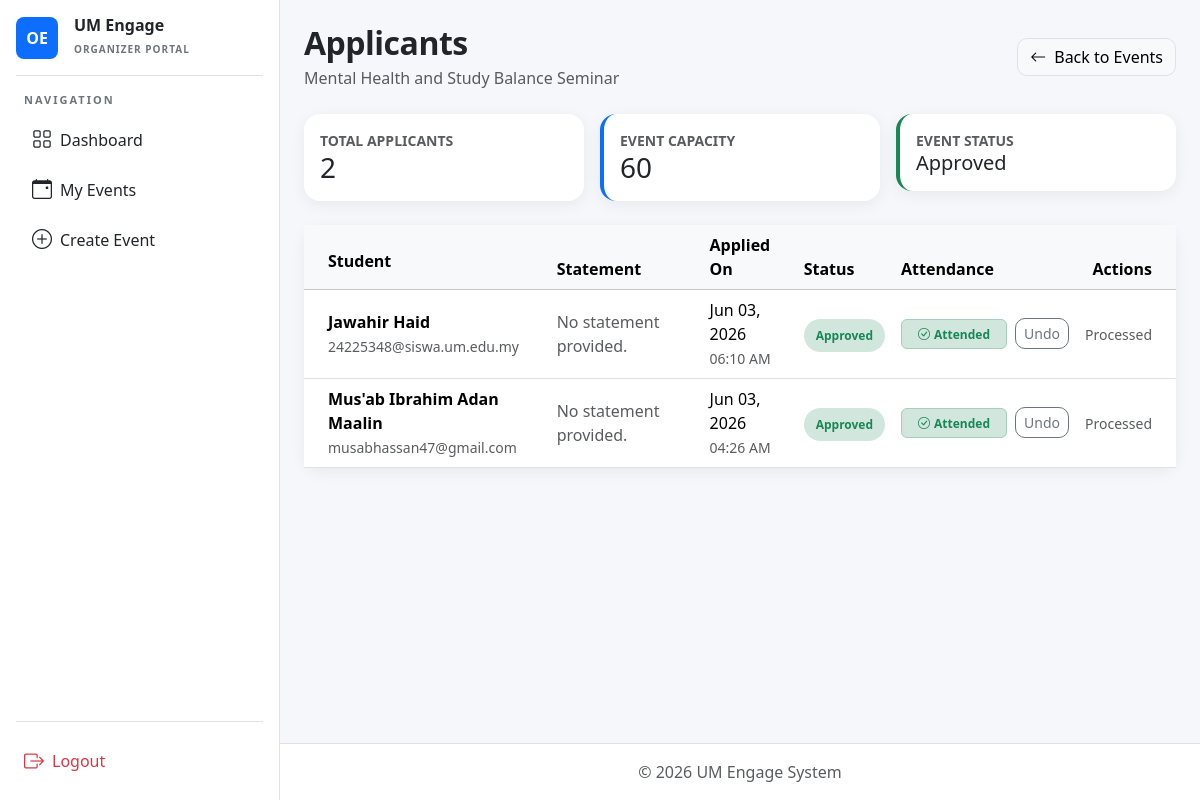
Page /organizer/events/6/applicants/ (signed in) on the earlier database version.
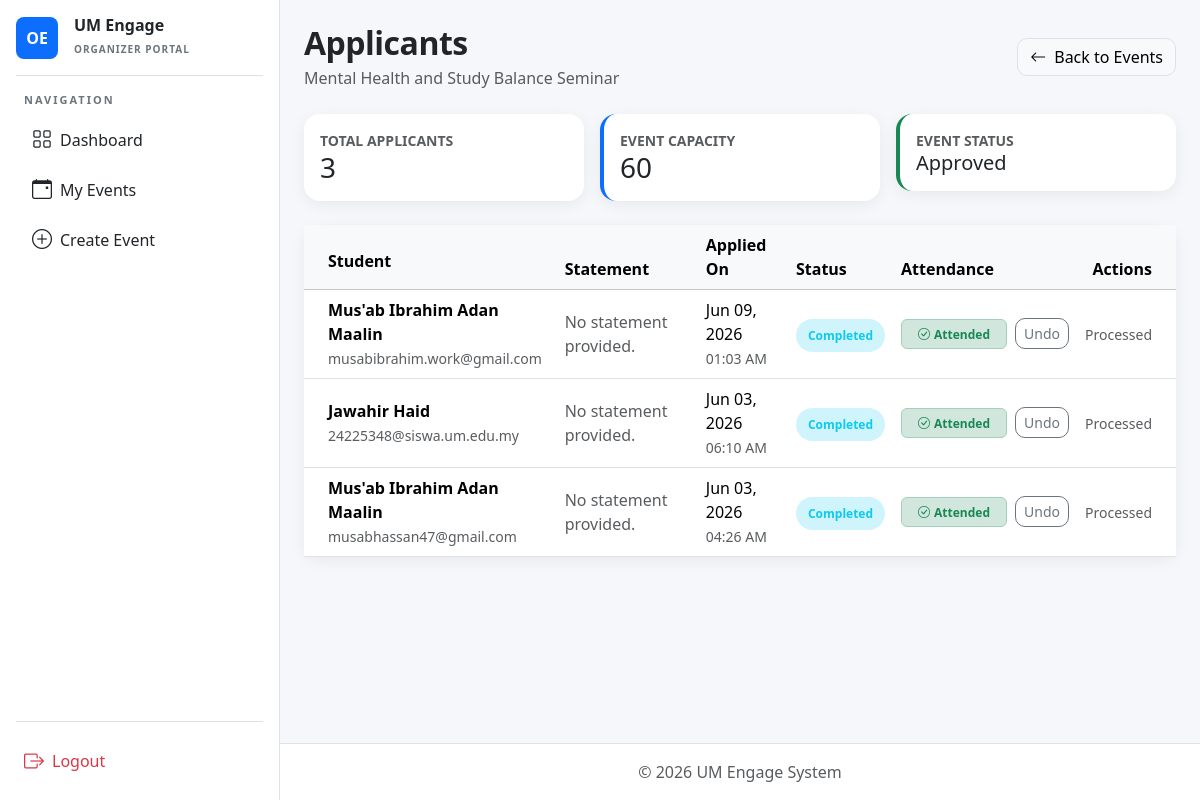
Same page on the later database version.
### core/models.py (models this page shows, shortened)
class Application(models.Model):
    APP_STATUS_CHOICES = [
        ('Pending', 'Pending'),
        ('Approved', 'Approved'),
        ('Completed', 'Completed'),
        ('Rejected', 'Rejected'),
    ]
    application_event = models.ForeignKey(Event, on_delete=models.CASCADE, related_name='applications')
    application_applicant = models.ForeignKey(User, on_delete=models.CASCADE, related_name='submitted_applications')
    event_ID = models.ForeignKey('Event', on_delete=models.CASCADE, null=True, blank=True)
    application_status = models.CharField(
        max_length=20,
        choices=APP_STATUS_CHOICES,
        default='Pending'
    )
    application_statement = models.TextField(blank=True, null=True)
    application_applied_on = models.DateTimeField(auto_now_add=True)
    attended = models.BooleanField(default=False)
    certificate = models.FileField(upload_to='certificates/', blank=True, null=True)

### organizer/views.py (the view)
# urls.py: path('events/<int:event_id>/applicants/', views.event_applicants, name='event_applicants'),
@organizer_required
@never_cache
def event_applicants(request, event_id):
    event = get_object_or_404(Event, id=event_id, event_organizer=request.user)
    applications = Application.objects.filter(
        Q(application_event=event) | Q(event_ID=event)
    ).select_related('application_applicant').distinct().order_by('-application_applied_on')
    return render(request, 'organizer/event_applicants.html', {
        'event': event,
        'applications': applications,
    })

### organizer/templates/organizer/event_applicants.html (shortened to what the changed rows need)
{% extends "organizer/organizer_base.html" %}
{% block content %}
<div class="d-flex justify-content-between align-items-center mb-4">
    <div>
        <h2 class="page-title mb-1">Applicants</h2>
    </div>
</div>
<div class="row g-3 mb-4">
    <div class="col-md-4">
        <div class="card soft-card p-3">
            <small class="text-muted fw-bold">TOTAL APPLICANTS</small>
            <h3 class="mb-0">{{ applications|length }}</h3>
        </div>
    </div>
</div>
<div class="card soft-card">
    <div class="table-responsive">
        <table class="table table-hover align-middle mb-0">
            <thead class="table-light">
            <tr>
                <th class="ps-4 py-3">Student</th>
                <th>Statement</th>
                <th>Applied On</th>
                <th>Status</th>
                <th>Attendance</th>
                <th class="text-end pe-4">Actions</th>
            </tr>
            </thead>
            <tbody>
            {% for app in applications %}
            <tr>
                <td class="ps-4">
                    <div class="fw-bold">
                        {{ app.application_applicant.get_full_name|default:app.application_applicant.username }}
                    </div>
                    <small class="text-muted">{{ app.application_applicant.email }}</small>
                </td>
                <td style="max-width: 350px;">
                    <span class="text-muted">
                        {{ app.application_statement|default:"No statement provided." }}
                    </span>
                </td>
                <td>
                    <div>{{ app.application_applied_on|date:"M d, Y" }}</div>
                    <small class="text-muted">{{ app.application_applied_on|time:"h:i A" }}</small>
                </td>
                <td>
                    {% if app.application_status == 'Pending' %}
                    <span class="status-badge bg-warning-subtle text-warning">Pending</span>
                    {% elif app.application_status == 'Approved' %}
                    <span class="status-badge bg-success-subtle text-success">Approved</span>
                    {% elif app.application_status == 'Completed' %}
                    <span class="status-badge bg-info-subtle text-info">Completed</span>
                    {% else %}
                    <span class="status-badge bg-danger-subtle text-danger">Rejected</span>
                    {% endif %}
                </td>
                <td>
                    {% if app.application_status == 'Approved' or app.application_status == 'Completed' %}
                        {% if app.attended %}
                            <div class="d-flex align-items-center gap-2">
                                <span class="badge bg-success-subtle text-success border border-success-subtle px-3 py-2">
                                    <i class="bi bi-check-circle me-1"></i>Attended
                                </span>
                                <a href="{% url 'organizer:update_attendance' app.id 'not_attended' %}"
                                class="btn btn-sm btn-outline-secondary">
                                    Undo
                                </a>
                            </div>
                        {% else %}
                            <a href="{% url 'organizer:update_attendance' app.id 'attended' %}"
                            class="btn btn-sm btn-outline-success">
                                <i class="bi bi-check2-circle me-1"></i>Mark Attended
                            </a>
                        {% endif %}
                    {% else %}
                        <span class="badge bg-light text-muted border px-3 py-2">
                            Not available
                        </span>
                    {% endif %}
                </td>
                <td class="text-end pe-4">
                {% if app.application_status == 'Pending' %}
                <div class="btn-group">
                    <form action="{% url 'organizer:update_applicant_status' app.id 'Approved' %}" method="POST">
                        {% csrf_token %}
                        <button type="submit" class="btn btn-sm btn-success">
                            Approve
                        </button>
                    </form>
                    <form action="{% url 'organizer:update_applicant_status' app.id 'Rejected' %}" method="POST">
                        {% csrf_token %}
                        <button type="submit" class="btn btn-sm btn-danger">
                            Reject
                        </button>
                    </form>
                </div>
                {% else %}
                <span class="text-muted small">Processed</span>
                {% endif %}
            </td>
            </tr>
            {% endfor %}
            </tbody>
        </table>
    </div>
</div>
{% endblock %}

Differences in the rows shown:
added Application: application_applicant.get_full_name "Mus'ab Ibrahim Adan Maalin", application_applicant.email "musabibrahim.work@gmail.com", application_statement "No statement provided.", application_applied_on "Jun 09, 2026", application_applied_on "01:03 AM", application_status "Completed"
changed Application "06:10 AM": application_status "Approved" → "Completed"
changed Application "04:26 AM": application_status "Approved" → "Completed"
Other differences:
{{ applications|length }}: "2" → "3"
